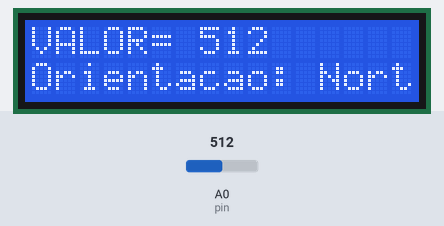
Simulated run of this sketch. Board: Arduino Uno, built with avr-gcc and run on an emulated ATmega328P. Parts: 16×2 character LCD. Inputs (shaded band) come from the test bench; at power-on: A0 (pin) = 512.

Above: at 1.2 s.
1.3 s: A0 (pin) set to 525
At 2.6 s:
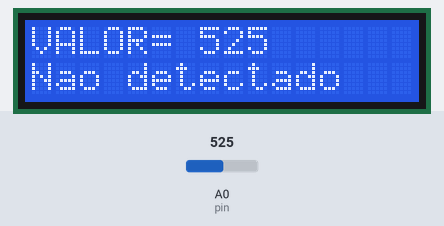
2.9 s: A0 (pin) set to 716
At 3.9 s:
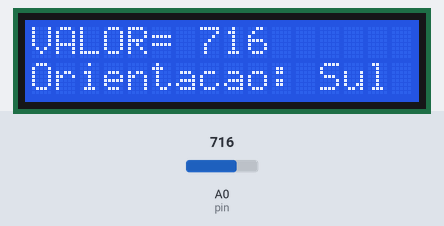
4.5 s: A0 (pin) set to 900
At 5.8 s:
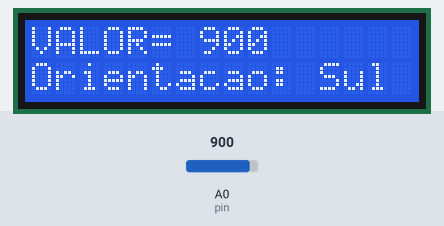
Timing chart, 0 to 7.5 s (numbered marks = the images above; inputs shaded):
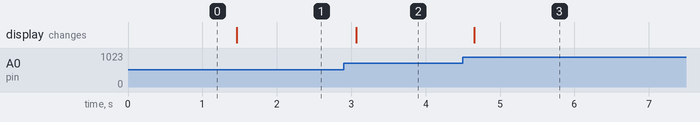

The sketch:

analog-hall.ino
```cpp
//Open Source

#include <Wire.h>
#include <LiquidCrystal_I2C.h> //INCLUSÃO DE BIBLIOTECA
LiquidCrystal_I2C lcd(0x27,2,1,0,4,5,6,7,3, POSITIVE);

int pin = A0;

void setup(){
  lcd.begin (16,2); //SETA A QUANTIDADE DE COLUNAS(16) E O NÚMERO DE LINHAS(2) DO DISPLAY
  lcd.setBacklight(HIGH); //LIGA O BACKLIGHT (LUZ DE FUNDO)
  pinMode(pin,INPUT);
}

void loop()
{
  int val = analogRead(pin);
  lcd.setCursor(0,0);
  lcd.print("VALOR= " + (String)val + "  ");

  if(val >= 525 && val <= 528)
  {
    lcd.setCursor(0,1);
    lcd.print("Nao detectado     ");  // valor de 525 a 528
  }
  else if (val < 525)
  {
    lcd.setCursor(0,1);
    lcd.print("Orientacao: Norte");
  }
  else if (val > 528)
  {
    lcd.setCursor(0,1);
    lcd.print("Orientacao: Sul");
  }
  delay(200);
}
```

Measured:
- the behaviour switches between 524 and 525 on A0 (pin) (found by bisection; images 0 and 1)
- after the input at 1.3 s, the display: changes after 0.16 s (image 1)
- after the input at 2.9 s, the display: changes after 0.17 s (image 2)
- after the input at 4.5 s, the display: changes after 0.15 s (image 3)
